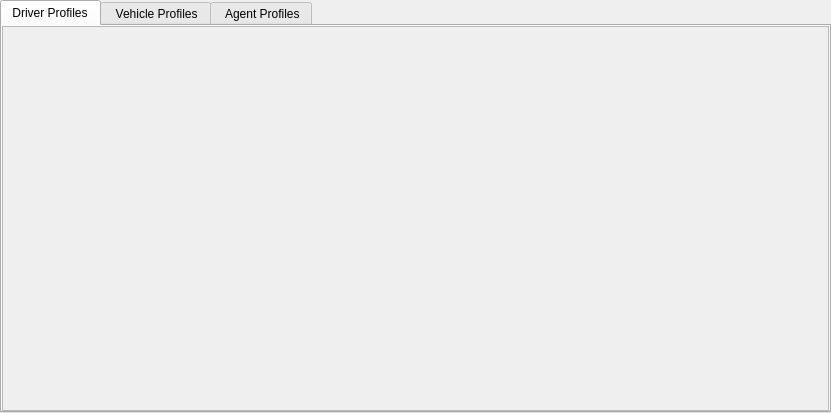
<?xml version="1.0" encoding="UTF-8"?>
<ui version="4.0">
 <class>AgentConfigurationView</class>
 <widget class="QWidget" name="AgentConfigurationView">
  <property name="geometry">
   <rect>
    <x>0</x>
    <y>0</y>
    <width>831</width>
    <height>413</height>
   </rect>
  </property>
  <property name="windowTitle">
   <string>Form</string>
  </property>
  <layout class="QHBoxLayout" name="horizontalLayout">
   <property name="leftMargin">
    <number>0</number>
   </property>
   <property name="topMargin">
    <number>0</number>
   </property>
   <property name="rightMargin">
    <number>0</number>
   </property>
   <property name="bottomMargin">
    <number>0</number>
   </property>
   <item>
    <widget class="QTabWidget" name="tabWidget">
     <property name="tabPosition">
      <enum>QTabWidget::North</enum>
     </property>
     <property name="tabShape">
      <enum>QTabWidget::Rounded</enum>
     </property>
     <property name="currentIndex">
      <number>0</number>
     </property>
     <widget class="QWidget" name="Driver">
      <attribute name="title">
       <string>Driver Profiles</string>
      </attribute>
      <layout class="QGridLayout" name="gridLayout_2">
       <property name="leftMargin">
        <number>0</number>
       </property>
       <property name="topMargin">
        <number>0</number>
       </property>
       <property name="rightMargin">
        <number>0</number>
       </property>
       <property name="bottomMargin">
        <number>0</number>
       </property>
       <property name="spacing">
        <number>0</number>
       </property>
       <item row="0" column="0">
        <widget class="QScrollArea" name="driverScrollArea">
         <property name="widgetResizable">
          <bool>true</bool>
         </property>
         <widget class="QWidget" name="driverContents">
          <property name="geometry">
           <rect>
            <x>0</x>
            <y>0</y>
            <width>825</width>
            <height>384</height>
           </rect>
          </property>
         </widget>
        </widget>
       </item>
      </layout>
     </widget>
     <widget class="QWidget" name="Vehicle">
      <attribute name="title">
       <string> Vehicle Profiles</string>
      </attribute>
      <layout class="QGridLayout" name="gridLayout_3">
       <property name="leftMargin">
        <number>0</number>
       </property>
       <property name="topMargin">
        <number>0</number>
       </property>
       <property name="rightMargin">
        <number>0</number>
       </property>
       <property name="bottomMargin">
        <number>0</number>
       </property>
       <property name="spacing">
        <number>0</number>
       </property>
       <item row="0" column="0">
        <widget class="QScrollArea" name="vehicleScrollArea">
         <property name="widgetResizable">
          <bool>true</bool>
         </property>
         <widget class="QWidget" name="vehicleContents">
          <property name="geometry">
           <rect>
            <x>0</x>
            <y>0</y>
            <width>825</width>
            <height>384</height>
           </rect>
          </property>
         </widget>
        </widget>
       </item>
      </layout>
     </widget>
     <widget class="QWidget" name="Agent">
      <attribute name="title">
       <string> Agent Profiles</string>
      </attribute>
      <layout class="QGridLayout" name="gridLayout">
       <property name="leftMargin">
        <number>0</number>
       </property>
       <property name="topMargin">
        <number>0</number>
       </property>
       <property name="rightMargin">
        <number>0</number>
       </property>
       <property name="bottomMargin">
        <number>0</number>
       </property>
       <property name="spacing">
        <number>0</number>
       </property>
       <item row="0" column="0">
        <widget class="QScrollArea" name="agentScrollArea">
         <property name="widgetResizable">
          <bool>true</bool>
         </property>
         <widget class="QWidget" name="agentContents">
          <property name="geometry">
           <rect>
            <x>0</x>
            <y>0</y>
            <width>825</width>
            <height>384</height>
           </rect>
          </property>
         </widget>
        </widget>
       </item>
      </layout>
     </widget>
    </widget>
   </item>
  </layout>
 </widget>
 <resources/>
 <connections/>
</ui>
